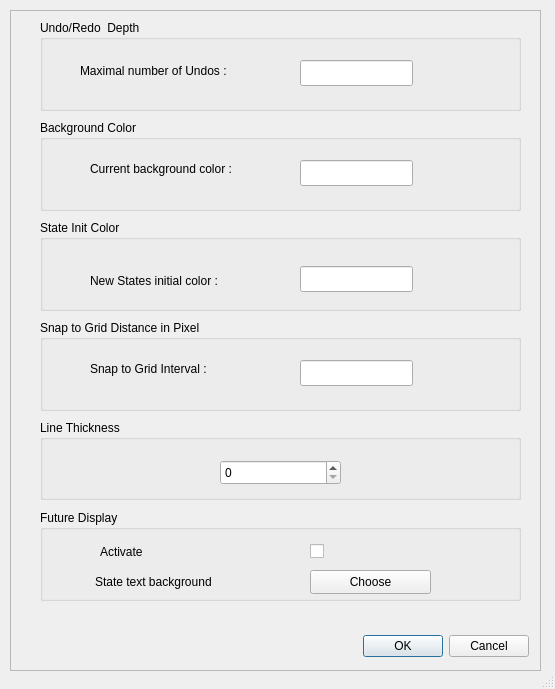
<?xml version="1.0" encoding="UTF-8"?>
<ui version="4.0">
 <class>Preferences</class>
 <widget class="QDialog" name="Preferences">
  <property name="geometry">
   <rect>
    <x>0</x>
    <y>0</y>
    <width>555</width>
    <height>689</height>
   </rect>
  </property>
  <property name="sizePolicy">
   <sizepolicy hsizetype="Expanding" vsizetype="Expanding">
    <horstretch>0</horstretch>
    <verstretch>0</verstretch>
   </sizepolicy>
  </property>
  <property name="windowTitle">
   <string>Preferences</string>
  </property>
  <property name="sizeGripEnabled">
   <bool>true</bool>
  </property>
  <widget class="QFrame" name="frame">
   <property name="geometry">
    <rect>
     <x>10</x>
     <y>10</y>
     <width>531</width>
     <height>661</height>
    </rect>
   </property>
   <property name="frameShape">
    <enum>QFrame::StyledPanel</enum>
   </property>
   <property name="frameShadow">
    <enum>QFrame::Raised</enum>
   </property>
   <widget class="QWidget" name="layoutWidget">
    <property name="geometry">
     <rect>
      <x>10</x>
      <y>620</y>
      <width>509</width>
      <height>33</height>
     </rect>
    </property>
    <layout class="QHBoxLayout">
     <property name="spacing">
      <number>6</number>
     </property>
     <property name="margin">
      <number>0</number>
     </property>
     <item>
      <spacer>
       <property name="orientation">
        <enum>Qt::Horizontal</enum>
       </property>
       <property name="sizeHint" stdset="0">
        <size>
         <width>131</width>
         <height>31</height>
        </size>
       </property>
      </spacer>
     </item>
     <item>
      <widget class="QPushButton" name="okButton">
       <property name="text">
        <string>OK</string>
       </property>
      </widget>
     </item>
     <item>
      <widget class="QPushButton" name="cancelButton">
       <property name="text">
        <string>Cancel</string>
       </property>
      </widget>
     </item>
    </layout>
   </widget>
   <widget class="QGroupBox" name="stateinitcolor">
    <property name="geometry">
     <rect>
      <x>30</x>
      <y>210</y>
      <width>481</width>
      <height>91</height>
     </rect>
    </property>
    <property name="title">
     <string>State Init Color</string>
    </property>
    <widget class="QLabel" name="label_5">
     <property name="geometry">
      <rect>
       <x>50</x>
       <y>50</y>
       <width>153</width>
       <height>21</height>
      </rect>
     </property>
     <property name="text">
      <string>New States initial color :</string>
     </property>
    </widget>
    <widget class="QLineEdit" name="statecolorline">
     <property name="geometry">
      <rect>
       <x>260</x>
       <y>46</y>
       <width>113</width>
       <height>26</height>
      </rect>
     </property>
    </widget>
   </widget>
   <widget class="QGroupBox" name="backgroungcolor">
    <property name="geometry">
     <rect>
      <x>30</x>
      <y>110</y>
      <width>481</width>
      <height>91</height>
     </rect>
    </property>
    <property name="title">
     <string>Background Color</string>
    </property>
    <widget class="QLineEdit" name="bgcolorline">
     <property name="geometry">
      <rect>
       <x>260</x>
       <y>40</y>
       <width>113</width>
       <height>26</height>
      </rect>
     </property>
    </widget>
    <widget class="QLabel" name="label_2">
     <property name="geometry">
      <rect>
       <x>50</x>
       <y>40</y>
       <width>169</width>
       <height>18</height>
      </rect>
     </property>
     <property name="text">
      <string>Current background color :</string>
     </property>
    </widget>
   </widget>
   <widget class="QGroupBox" name="undoredodepth">
    <property name="geometry">
     <rect>
      <x>30</x>
      <y>10</y>
      <width>481</width>
      <height>91</height>
     </rect>
    </property>
    <property name="title">
     <string>Undo/Redo  Depth</string>
    </property>
    <widget class="QLineEdit" name="undoline">
     <property name="geometry">
      <rect>
       <x>260</x>
       <y>40</y>
       <width>113</width>
       <height>26</height>
      </rect>
     </property>
    </widget>
    <widget class="QLabel" name="label">
     <property name="geometry">
      <rect>
       <x>40</x>
       <y>40</y>
       <width>171</width>
       <height>21</height>
      </rect>
     </property>
     <property name="text">
      <string>Maximal number of Undos :</string>
     </property>
    </widget>
   </widget>
   <widget class="QGroupBox" name="snaptogridG">
    <property name="geometry">
     <rect>
      <x>30</x>
      <y>310</y>
      <width>481</width>
      <height>91</height>
     </rect>
    </property>
    <property name="title">
     <string>Snap to Grid Distance in Pixel</string>
    </property>
    <widget class="QLabel" name="label_6">
     <property name="geometry">
      <rect>
       <x>50</x>
       <y>40</y>
       <width>153</width>
       <height>18</height>
      </rect>
     </property>
     <property name="text">
      <string>Snap to Grid Interval :</string>
     </property>
    </widget>
    <widget class="QLineEdit" name="snaptogrid">
     <property name="geometry">
      <rect>
       <x>260</x>
       <y>40</y>
       <width>113</width>
       <height>26</height>
      </rect>
     </property>
    </widget>
   </widget>
   <widget class="QGroupBox" name="groupBox">
    <property name="geometry">
     <rect>
      <x>30</x>
      <y>500</y>
      <width>481</width>
      <height>91</height>
     </rect>
    </property>
    <property name="title">
     <string>Future Display</string>
    </property>
    <widget class="QPushButton" name="stateTextBackgroundColorButton">
     <property name="geometry">
      <rect>
       <x>270</x>
       <y>60</y>
       <width>121</width>
       <height>24</height>
      </rect>
     </property>
     <property name="text">
      <string>Choose</string>
     </property>
    </widget>
    <widget class="QLabel" name="stateTextBackgroundColorLabel">
     <property name="geometry">
      <rect>
       <x>55</x>
       <y>60</y>
       <width>141</width>
       <height>24</height>
      </rect>
     </property>
     <property name="text">
      <string>State text background</string>
     </property>
    </widget>
    <widget class="QCheckBox" name="stateFutureDisplay">
     <property name="geometry">
      <rect>
       <x>270</x>
       <y>30</y>
       <width>121</width>
       <height>23</height>
      </rect>
     </property>
     <property name="text">
      <string/>
     </property>
    </widget>
    <widget class="QLabel" name="label_3">
     <property name="geometry">
      <rect>
       <x>60</x>
       <y>30</y>
       <width>141</width>
       <height>23</height>
      </rect>
     </property>
     <property name="text">
      <string>Activate</string>
     </property>
    </widget>
   </widget>
   <widget class="QGroupBox" name="groupBox_2">
    <property name="geometry">
     <rect>
      <x>30</x>
      <y>410</y>
      <width>481</width>
      <height>80</height>
     </rect>
    </property>
    <property name="title">
     <string>Line Thickness</string>
    </property>
    <widget class="QSpinBox" name="lineThicknessSpinner">
     <property name="geometry">
      <rect>
       <x>180</x>
       <y>40</y>
       <width>121</width>
       <height>25</height>
      </rect>
     </property>
    </widget>
   </widget>
  </widget>
 </widget>
 <resources/>
 <connections>
  <connection>
   <sender>okButton</sender>
   <signal>clicked()</signal>
   <receiver>Preferences</receiver>
   <slot>accept()</slot>
   <hints>
    <hint type="sourcelabel">
     <x>278</x>
     <y>253</y>
    </hint>
    <hint type="destinationlabel">
     <x>96</x>
     <y>254</y>
    </hint>
   </hints>
  </connection>
  <connection>
   <sender>cancelButton</sender>
   <signal>clicked()</signal>
   <receiver>Preferences</receiver>
   <slot>reject()</slot>
   <hints>
    <hint type="sourcelabel">
     <x>369</x>
     <y>253</y>
    </hint>
    <hint type="destinationlabel">
     <x>179</x>
     <y>282</y>
    </hint>
   </hints>
  </connection>
 </connections>
</ui>
